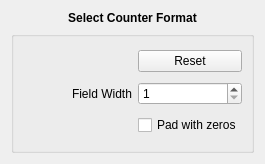
<?xml version="1.0" encoding="UTF-8"?>
<ui version="4.0">
 <class>CounterAnnotationFormatWidget</class>
 <widget class="QWidget" name="CounterAnnotationFormatWidget">
  <property name="geometry">
   <rect>
    <x>0</x>
    <y>0</y>
    <width>265</width>
    <height>164</height>
   </rect>
  </property>
  <property name="windowTitle">
   <string>Counter Format</string>
  </property>
  <layout class="QGridLayout" name="gridLayout">
   <item row="0" column="0">
    <widget class="QLabel" name="l1">
     <property name="sizePolicy">
      <sizepolicy hsizetype="Preferred" vsizetype="Fixed">
       <horstretch>0</horstretch>
       <verstretch>0</verstretch>
      </sizepolicy>
     </property>
     <property name="font">
      <font>
       <weight>75</weight>
       <italic>false</italic>
       <bold>true</bold>
       <underline>false</underline>
      </font>
     </property>
     <property name="text">
      <string>Select Counter Format</string>
     </property>
     <property name="alignment">
      <set>Qt::AlignCenter</set>
     </property>
    </widget>
   </item>
   <item row="1" column="0">
    <widget class="QGroupBox" name="pTimeBox">
     <property name="title">
      <string/>
     </property>
     <layout class="QGridLayout" name="gridLayout_3">
      <item row="2" column="1">
       <widget class="QLabel" name="l2">
        <property name="text">
         <string>Field Width</string>
        </property>
       </widget>
      </item>
      <item row="2" column="2">
       <widget class="QSpinBox" name="pFieldWidth">
        <property name="toolTip">
         <string>Set Field Width</string>
        </property>
        <property name="minimum">
         <number>1</number>
        </property>
       </widget>
      </item>
      <item row="3" column="2">
       <widget class="QCheckBox" name="pPadding">
        <property name="toolTip">
         <string>Pad with Zeros</string>
        </property>
        <property name="text">
         <string>Pad with zeros</string>
        </property>
       </widget>
      </item>
      <item row="1" column="2">
       <widget class="QPushButton" name="pReset">
        <property name="toolTip">
         <string>Reset Counter</string>
        </property>
        <property name="text">
         <string>Reset</string>
        </property>
       </widget>
      </item>
      <item row="2" column="0">
       <spacer name="horizontalSpacer">
        <property name="orientation">
         <enum>Qt::Horizontal</enum>
        </property>
        <property name="sizeHint" stdset="0">
         <size>
          <width>40</width>
          <height>20</height>
         </size>
        </property>
       </spacer>
      </item>
     </layout>
    </widget>
   </item>
  </layout>
 </widget>
 <resources/>
 <connections/>
</ui>
